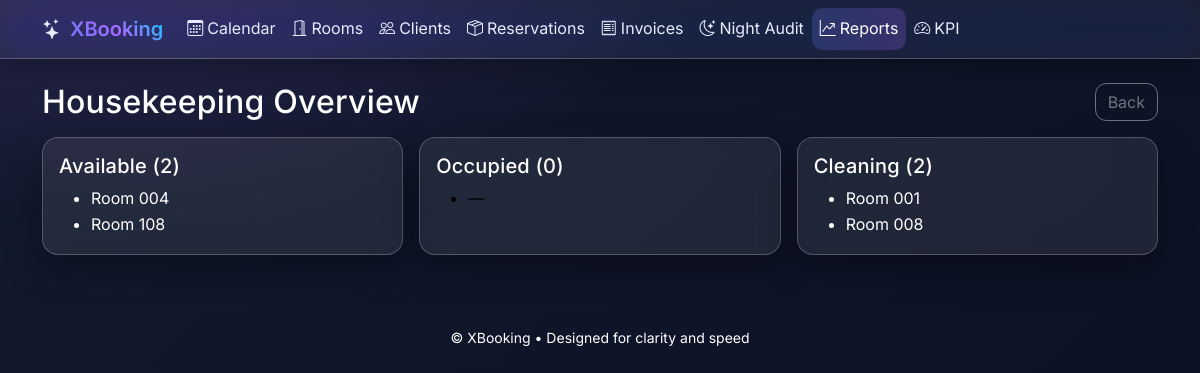
The page /reports/housekeeping/ on the database as committed earlier.
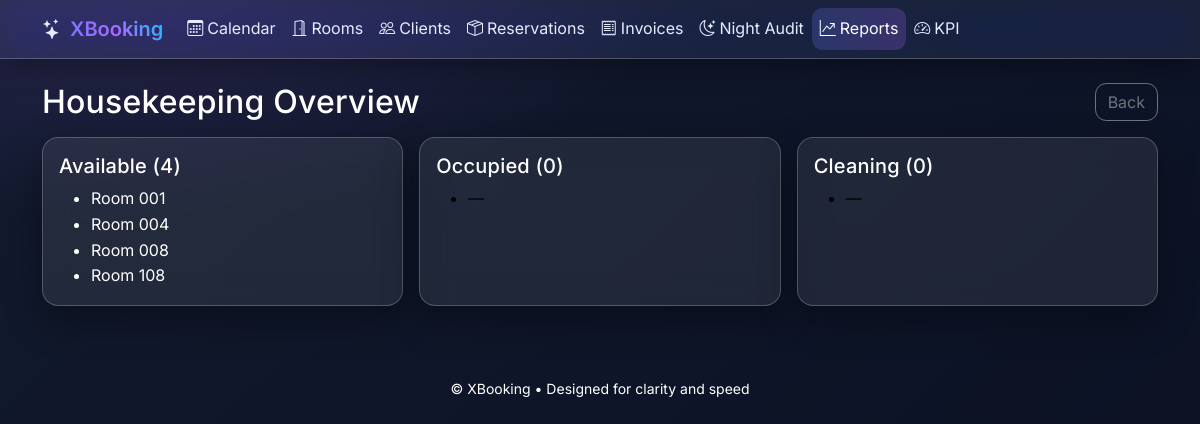
The same page on the database as committed later.
### hotellapp/models.py (models this page shows, shortened)
class Room(models.Model):
    class Type(models.TextChoices):
        SINGLE = "single", "Single"
        DOUBLE = "double", "Double"
        TWIN = "twin", "Twin"
        SUITE = "suite", "Suite"
        APARTMENT = "apartment", "Serviced Apartment"
        JUNIOR_SUITE = "junior_suite", "Junior Suite"
    class Status(models.TextChoices):
        AVAILABLE = "available", "Available"
        OCCUPIED = "occupied", "Occupied"
        CLEANING = "cleaning", "Cleaning"
    number = models.CharField(max_length=10, unique=True)
    type = models.CharField(max_length=20, choices=Type.choices, default=Type.DOUBLE)
    price_per_night = models.DecimalField(max_digits=8, decimal_places=2, default=Decimal("0.00"))
    status = models.CharField(max_length=15, choices=Status.choices, default=Status.AVAILABLE)

### hotellapp/views.py (the view)
# urls.py: path("reports/housekeeping/", ReportHousekeepingView.as_view(), name="report_housekeeping"),
class ReportHousekeepingView(TemplateView):
    template_name = "hotellapp/report_housekeeping.html"
    def get_context_data(self, **kwargs):
        ctx = super().get_context_data(**kwargs)
        rooms = Room.objects.order_by("number")
        by_status = {
            "available": rooms.filter(status=Room.Status.AVAILABLE),
            "occupied": rooms.filter(status=Room.Status.OCCUPIED),
            "cleaning": rooms.filter(status=Room.Status.CLEANING),
        }
        counts = {k: qs.count() for k, qs in by_status.items()}
        ctx.update({"by_status": by_status, "counts": counts})
        return ctx

### templates/hotellapp/report_housekeeping.html
{% extends "hotellapp/base.html" %}
{% block content %}
<div class="d-flex justify-content-between align-items-center mb-3">
  <h2 class="mb-0">Housekeeping Overview</h2>
  <a class="btn btn-outline-secondary" href="{% url 'reports_dashboard' %}">Back</a>
</div>
<div class="row g-3">
  <div class="col-md-4">
    <div class="card h-100 border-success">
      <div class="card-body">
        <h5 class="card-title">Available ({{ counts.available }})</h5>
        <ul class="mb-0">
          {% for r in by_status.available %}
            <li>Room {{ r.number }}</li>
          {% empty %}
            <li class="text-muted">—</li>
          {% endfor %}
        </ul>
      </div>
    </div>
  </div>
  <div class="col-md-4">
    <div class="card h-100 border-danger">
      <div class="card-body">
        <h5 class="card-title">Occupied ({{ counts.occupied }})</h5>
        <ul class="mb-0">
          {% for r in by_status.occupied %}
            <li>Room {{ r.number }}</li>
          {% empty %}
            <li class="text-muted">—</li>
          {% endfor %}
        </ul>
      </div>
    </div>
  </div>
  <div class="col-md-4">
    <div class="card h-100 border-warning">
      <div class="card-body">
        <h5 class="card-title">Cleaning ({{ counts.cleaning }})</h5>
        <ul class="mb-0">
          {% for r in by_status.cleaning %}
            <li>Room {{ r.number }}</li>
          {% empty %}
            <li class="text-muted">—</li>
          {% endfor %}
        </ul>
      </div>
    </div>
  </div>
</div>
{% endblock %}

Rows that differ between the two databases and show on the page:
changed Room (number 1 of 4 on the later page): moves from the list under "Cleaning (2)" to the list under "Available (4)"
changed Room (number 3 of 4 on the later page): moves from the list under "Cleaning (2)" to the list under "Available (4)"
Other text that changed with them:
{{ counts.available }}: "2" → "4"
{{ counts.cleaning }}: "2" → "0"
